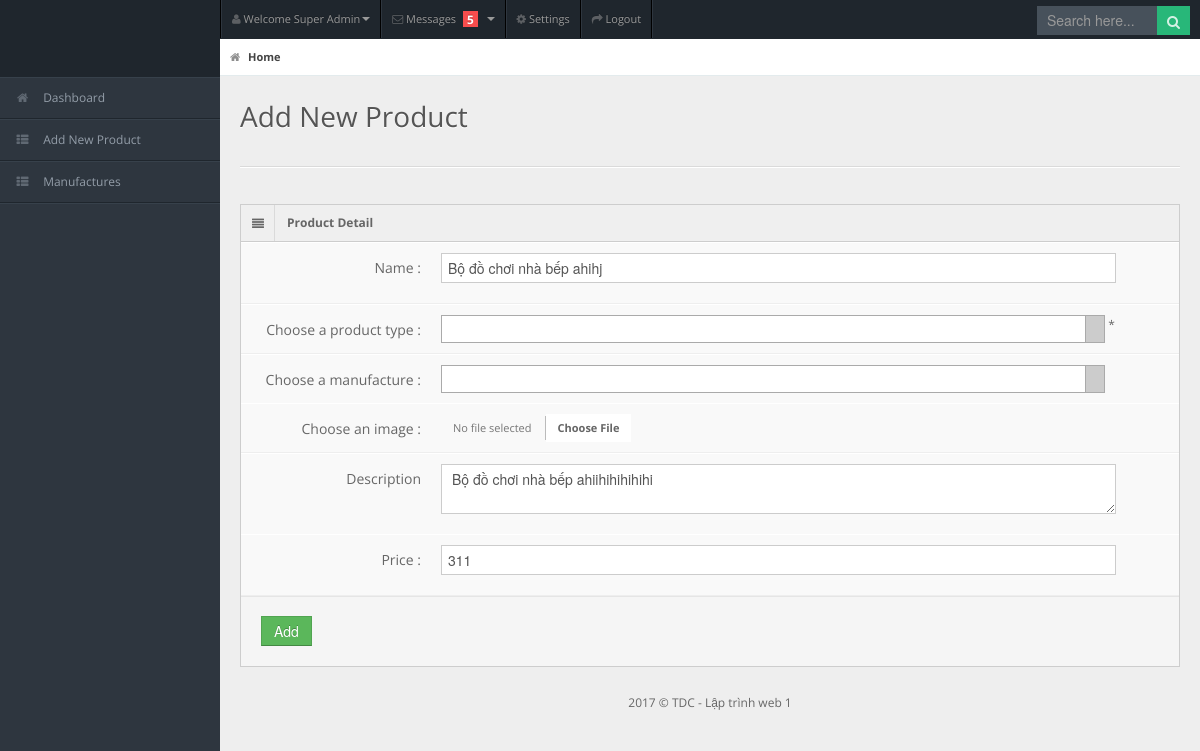
Before: /edit.php?ID=10 with the older database file.
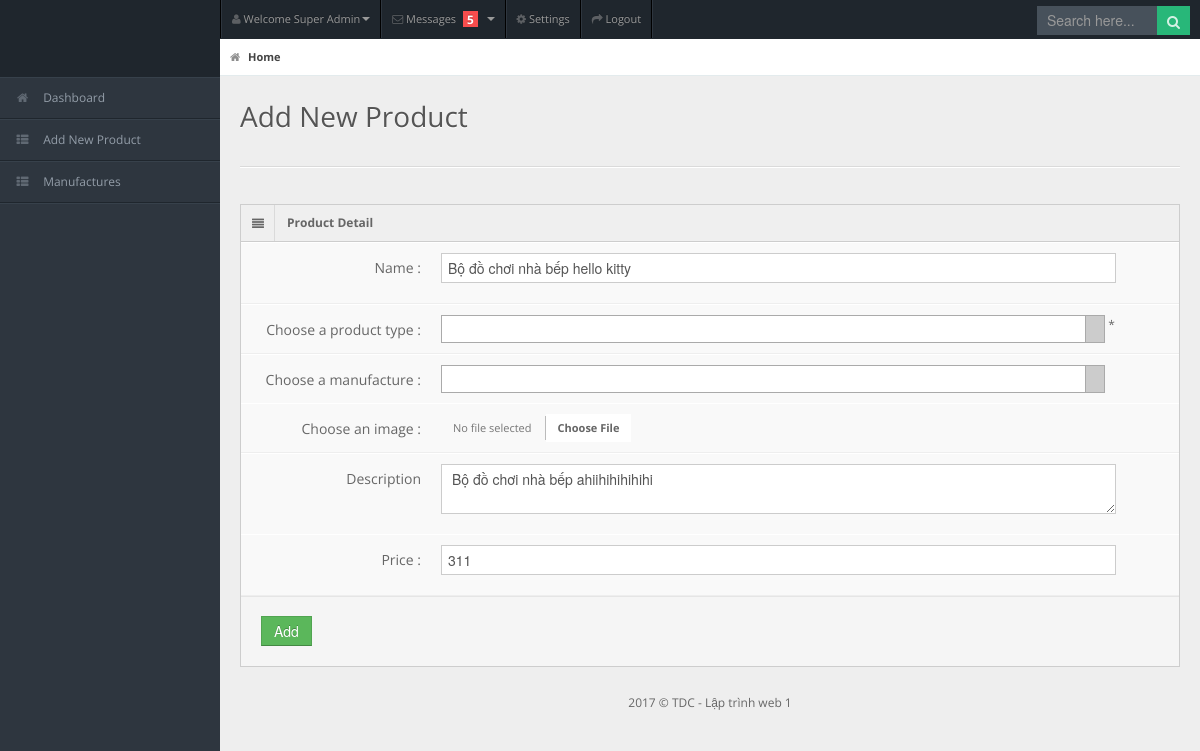
After: the same page with the newer database file.
### tables this page shows
CREATE TABLE IF NOT EXISTS `products` (
  `ID` int(11) NOT NULL AUTO_INCREMENT,
  `name` varchar(100) NOT NULL,
  `price` int(11) NOT NULL,
  `image` varchar(150) NOT NULL,
  `des` text NOT NULL,
  `manu_ID` int(11) NOT NULL,
  `type_ID` int(11) NOT NULL,
  PRIMARY KEY (`ID`)
);

### db.php (called while the page is built, shortened)
<?php
class Db{
	public static $conn;
	public function __construct(){
	self::$conn = new mysqli(DB_HOST,DB_USER,DB_PASS,DB_NAME);
		self::$conn->set_charset('utf8');
	}
	public function getData($obj){
		$arr = array();
		while ($row = $obj->fetch_assoc()){
			$arr[] = $row;
		}
		return $arr;
	}
		public function Showedit($ID){
		if(isset($_GET['ID'])){
			$ID = $_GET['ID'];
		}
		$sql = "SELECT * FROM `products` JOIN `manufactures` ON `products`.`manu_id` = `manufactures`.`manu_ID` JOIN `protypes` ON `products`.`type_id` = `protypes`.`type_id` WHERE ID='$ID'";
		$result = self::$conn->query($sql);
		return $this->getData($result);
		}
  }
?>

### edit.php (the view, shortened to what this page needs)
<!DOCTYPE html>
<html lang="en">
<head>
	<link rel="stylesheet" href="public/css/bootstrap.min.css" />
	<link rel="stylesheet" href="public/css/bootstrap-responsive.min.css" />
	<link rel="stylesheet" href="public/css/uniform.css" />
	<link rel="stylesheet" href="public/css/select2.css" />
	<link rel="stylesheet" href="public/css/matrix-style.css" />
	<link rel="stylesheet" href="public/css/matrix-media.css" />
	<link href="public/font-awesome/css/font-awesome.css" rel="stylesheet" />
</head>
<?php
	require "db.php";
	$db=new Db;
	if(isset($_GET['ID'])){
	$ID = $_GET['ID'];
}
	$edit = $db->Showedit($ID);
	?>
<body>
<div id="header">
	<h1><a href="dashboard.html">Dashboard</a></h1>
</div>
<div id="user-nav" class="navbar navbar-inverse">
	<ul class="nav">
		<li  class="dropdown" id="profile-messages" ><a title="" href="#" data-toggle="dropdown" data-target="#profile-messages" class="dropdown-toggle"><i class="icon icon-user"></i>  <span class="text">Welcome Super Admin</span><b class="caret"></b></a>
		</li>
		<li class="dropdown" id="menu-messages"><a href="#" data-toggle="dropdown" data-target="#menu-messages" class="dropdown-toggle"><i class="icon icon-envelope"></i> <span class="text">Messages</span> <span class="label label-important">5</span> <b class="caret"></b></a>
		</li>
		<li class=""><a title="" href="#"><i class="icon icon-cog"></i> <span class="text">Settings</span></a></li>
		<li class=""><a title="" href="login.php"><i class="icon icon-share-alt"></i> <span class="text">Logout</span></a></li>
	</ul>
</div>
<div id="search">
	<form action="result.php" method="get">
	<input type="text" placeholder="Search here..." name="key"/>
	<button type="submit" class="tip-bottom" title="Search"><i class="icon-search icon-white"></i></button>
</form>
</div>
<div id="sidebar"> <a href="#" class="visible-phone"><i class="icon icon-th"></i>Tables</a>
	<ul>
		<li><a href="index.php"><i class="icon icon-home"></i> <span>Dashboard</span></a> </li>
		<li> <a href="form.php"><i class="icon icon-th-list"></i> <span>Add New Product</span></a></li>
		<li> <a href="manufactures.php"><i class="icon icon-th-list"></i> <span>Manufactures</span></a></li>
	</ul>
</div>
<div id="content">
	<div id="content-header">
		<div id="breadcrumb"> <a href="#" title="Go to Home" class="tip-bottom current"><i class="icon-home"></i> Home</a></div>
		<h1>Add New Product</h1>
	</div>
	<div class="container-fluid">
		<hr>
		<div class="row-fluid">
			<div class="span12">
				<div class="widget-box">
					<div class="widget-title"> <span class="icon"> <i class="icon-align-justify"></i> </span>
						<h5>Product Detail</h5>
					</div>
					<div class="widget-content nopadding">
						<form action="update.php" method="post" class="form-horizontal" enctype="multipart/form-data" onsubmit="return validateForm();">
							<div class="control-group">
								<label class="control-label">Name :</label>
								<div class="controls">
									<input type="text" class="span11" placeholder="Product name" name="name" id="name"  value = "<?php echo $edit[0]['name']; ?>" />
								</div>
							</div>
							<div class="control-group">
								<label class="control-label">Choose a product type :</label>
								<div class="controls">
									 *
								</div>
							</div>
							<div class="control-group">
								<label class="control-label">Choose a manufacture :</label>
								<div class="controls">
								</div>
								<div class="control-group">
									<label class="control-label">Choose an image :</label>
									<div class="controls">
									</div>
								</div>
								<div class="control-group">
									<label class="control-label"  >Description</label>
									<div class="controls">
										<textarea class="span11" placeholder="Mô tả...." name = "description" id="description" > <?php echo $edit[0]['des']; ?> </textarea>
									</div>
									<div class="control-group">
										<label class="control-label">Price :</label>
										<div class="controls">
											<input type="text" class="span11" placeholder="price" name = "price" id="price" value = "<?php echo $edit[0]['price']; ?>" /> <span class="help-block"></span>
										</div>
									</div>
									<div class="form-actions">
										<button type="submit" class="btn btn-success">Add</button>
									</div>
								</div>
						</form>
					</div>
				</div>
			</div>
		</div>
	</div>
</div>
<div class="row-fluid">
	<div id="footer" class="span12"> 2017 &copy; TDC - Lập trình web 1</div>
</div>
</body>
</html>

### public/css/matrix-media.css (style rules this page uses)
body { background:#2E363F; }
#header { background-color: #1f262d; margin-top:10px; }
#search input[type=text], #search button { background-color: #28b779; }
#sidebar > ul { border-bottom: 1px solid #37414b }
#sidebar > ul > li { border-top: 1px solid #37414b; border-bottom: 1px solid #1f262d; }
#search input[type=text] { background-color: #47515b; color: #fff; }

Changed rows visible on the page:
changed products "Bộ đồ chơi nhà bếp ahiihihihihihi": name "Bộ đồ chơi nhà bếp ahihj" → "Bộ đồ chơi nhà bếp hello kitty"
